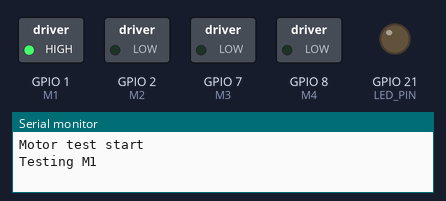
Bench run of a sketch on a simulated Seeed XIAO ESP32-S3. Shown: switched loads named in the sketch (green lamp = pin HIGH), output pins drawn as LEDs (lit = HIGH), the last lines printed to the serial monitor.

Above: at 2.7 s.
At 8.3 s:
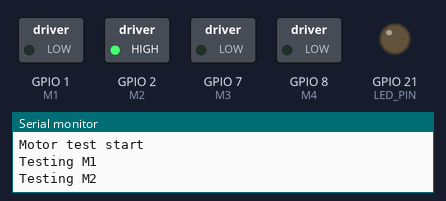
At 13.9 s:
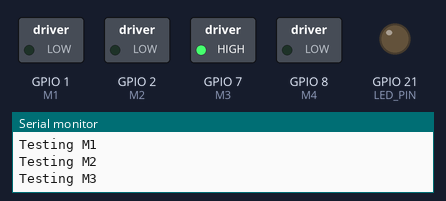
At 19.5 s:
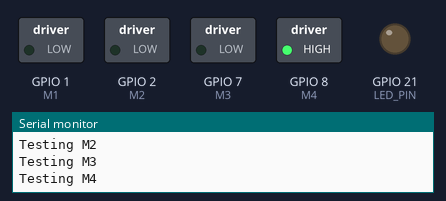
At 29.33 s:
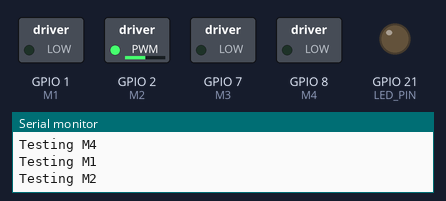
At 39.1 s:
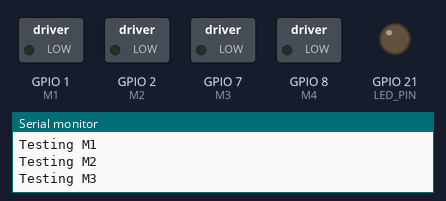
Timing chart, 0 to 40.0 s (numbered marks = the images above):
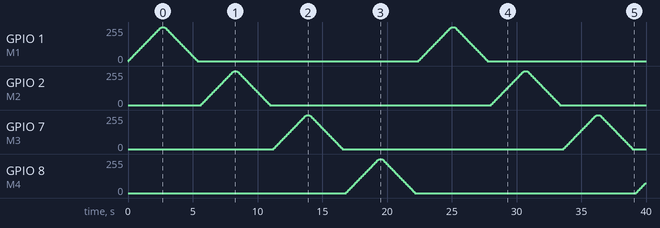

The sketch:

xiao-esp32s3-4motor-test.ino
```cpp
const int M1 = 1;   // GPIO1
const int M2 = 2;   // GPIO2
const int M3 = 7;   // GPIO7
const int M4 = 8;   // GPIO8

const int PWM_FREQ = 20000;   // 20kHz
const int PWM_RES  = 8;       // 0～255

const int LED_PIN = 21;  // XIAO ESP32S3の内蔵LED

void setup() {
  Serial.begin(115200);

  pinMode(LED_PIN, OUTPUT);
  digitalWrite(LED_PIN, LOW);	// ピンの電圧をLOWにする（実際は点灯）

  ledcAttach(M1, PWM_FREQ, PWM_RES);
  ledcAttach(M2, PWM_FREQ, PWM_RES);
  ledcAttach(M3, PWM_FREQ, PWM_RES);
  ledcAttach(M4, PWM_FREQ, PWM_RES);

  stopAll();

  Serial.println("Motor test start");
}

void loop() {
  testMotor(M1, "M1");
  testMotor(M2, "M2");
  testMotor(M3, "M3");
  testMotor(M4, "M4");
}

void testMotor(int pin, const char* name) {

  Serial.print("Testing ");
  Serial.println(name);

  // 徐々に加速
  for (int duty = 0; duty <= 255; duty += 5) {
    ledcWrite(pin, duty);
    delay(50);
  }

  delay(200);

  // 徐々に減速
  for (int duty = 255; duty >= 0; duty -= 5) {
    ledcWrite(pin, duty);
    delay(50);
  }

  ledcWrite(pin, 0);

  delay(200);
}

void stopAll() {
  ledcWrite(M1, 0);
  ledcWrite(M2, 0);
  ledcWrite(M3, 0);
  ledcWrite(M4, 0);
}
```
